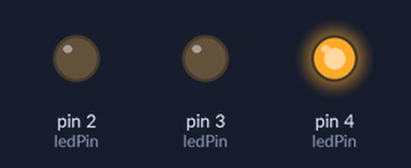
Simulated run of this sketch. Board: Arduino Uno, built with avr-gcc and run on an emulated ATmega328P. On the bench: output pins drawn as LEDs (lit = HIGH).

Above: at 0.1 s.
At 0.9 s:
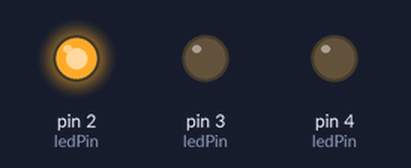
At 1.7 s:
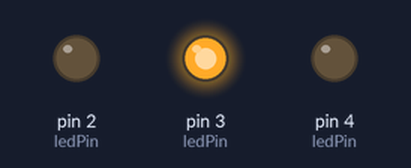
At 2.7 s:
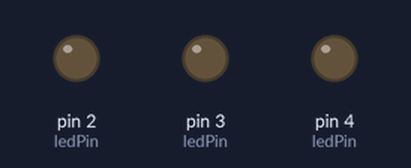
Timing chart, 0 to 3.0 s (numbered marks = the images above):
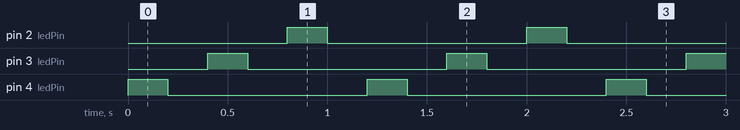

The sketch:

led_blink_3.ino
```cpp
int led1 = 2;
int led2 = 3;
int led3 = 4;
const int ledNumber = 3;
int ledPin[ledNumber] = {led1,led2,led3};

void setup() {
  int i = 0;
  while(i<ledNumber)
  {
    pinMode(ledPin[i],OUTPUT);
    ++i;
  }
}

void loop() {
  int j = ledNumber-1;
  while(j>=0)
  {
    digitalWrite(ledPin[j],HIGH);
    delay(200);
    digitalWrite(ledPin[j],LOW);
    delay(200);
    --j;
  }
}
```

Measured:
- by itself, pin 2 (ledPin), pin 3 (ledPin), pin 4 (ledPin): alternates HIGH for 0.20 s and LOW for 1.0 s
- by itself, everything shown: repeats every 1.2 s, in 6 steps
